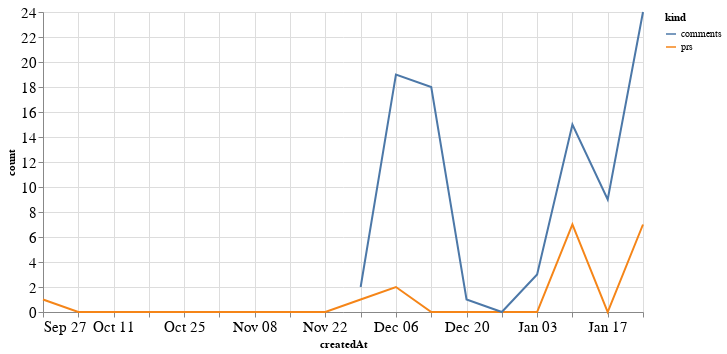

The notebook cell saved with this chart:
### Code cell
alt.Chart(total_time, width=600).mark_line().encode(
    x='createdAt',
    y='count',
    color='kind'
)

### Figure 1 — Vega-Lite specification as saved in the notebook (floating-point values rounded to 4 significant figures)
{"config": {"axisLeft": {"labelFontSize": 15}, "axisBottom": {"labelFontSize": 15}}, "data": {"name": "data-54a09f47078efbb35163e2b6eb38e93f"}, "mark": "line", "encoding": {"color": {"type": "nominal", "field": "kind"}, "x": {"type": "temporal", "field": "createdAt"}, "y": {"type": "quantitative", "field": "count"}}, "width": 600, "$schema": "https://vega.github.io/schema/vega-lite/v4.8.1.json", "datasets": {"data-54a09f47078efbb35163e2b6eb38e93f": [{"createdAt": "2020-09-27T00:00:00", "kind": "prs", "count": 1.0}, {"createdAt": "2020-10-04T00:00:00", "kind": "prs", "count": 0.0}, {"createdAt": "2020-10-11T00:00:00", "kind": "prs", "count": 0.0}, {"createdAt": "2020-10-18T00:00:00", "kind": "prs", "count": 0.0}, {"createdAt": "2020-10-25T00:00:00", "kind": "prs", "count": 0.0}, {"createdAt": "2020-11-01T00:00:00", "kind": "prs", "count": 0.0}, {"createdAt": "2020-11-08T00:00:00", "kind": "prs", "count": 0.0}, {"createdAt": "2020-11-15T00:00:00", "kind": "prs", "count": 0.0}, {"createdAt": "2020-11-22T00:00:00", "kind": "prs", "count": 0.0}, {"createdAt": "2020-11-29T00:00:00", "kind": "prs", "count": 1.0}, {"createdAt": "2020-12-06T00:00:00", "kind": "prs", "count": 2.0}, {"createdAt": "2020-12-13T00:00:00", "kind": "prs", "count": 0.0}, {"createdAt": "2020-12-20T00:00:00", "kind": "prs", "count": 0.0}, {"createdAt": "2020-12-27T00:00:00", "kind": "prs", "count": 0.0}, {"createdAt": "2021-01-03T00:00:00", "kind": "prs", "count": 0.0}, {"createdAt": "2021-01-10T00:00:00", "kind": "prs", "count": 7.0}, {"createdAt": "2021-01-17T00:00:00", "kind": "prs", "count": 0.0}, {"createdAt": "2021-01-24T00:00:00", "kind": "prs", "count": 7.0}, {"createdAt": "2020-09-27T00:00:00", "kind": "comments", "count": null}, {"createdAt": "2020-10-04T00:00:00", "kind": "comments", "count": null}, {"createdAt": "2020-10-11T00:00:00", "kind": "comments", "count": null}, {"createdAt": "2020-10-18T00:00:00", "kind": "comments", "count": null}, {"createdAt": "2020-10-25T00:00:00", "kind": "comments", "count": null}, {"createdAt": "2020-11-01T00:00:00", "kind": "comments", "count": null}, {"createdAt": "2020-11-08T00:00:00", "kind": "comments", "count": null}, {"createdAt": "2020-11-15T00:00:00", "kind": "comments", "count": null}, {"createdAt": "2020-11-22T00:00:00", "kind": "comments", "count": null}, {"createdAt": "2020-11-29T00:00:00", "kind": "comments", "count": 2.0}, {"createdAt": "2020-12-06T00:00:00", "kind": "comments", "count": 19.0}, {"createdAt": "2020-12-13T00:00:00", "kind": "comments", "count": 18.0}, {"createdAt": "2020-12-20T00:00:00", "kind": "comments", "count": 1.0}, {"createdAt": "2020-12-27T00:00:00", "kind": "comments", "count": 0.0}, {"createdAt": "2021-01-03T00:00:00", "kind": "comments", "count": 3.0}, {"createdAt": "2021-01-10T00:00:00", "kind": "comments", "count": 15.0}, {"createdAt": "2021-01-17T00:00:00", "kind": "comments", "count": 9.0}, {"createdAt": "2021-01-24T00:00:00", "kind": "comments", "count": 24.0}]}}
